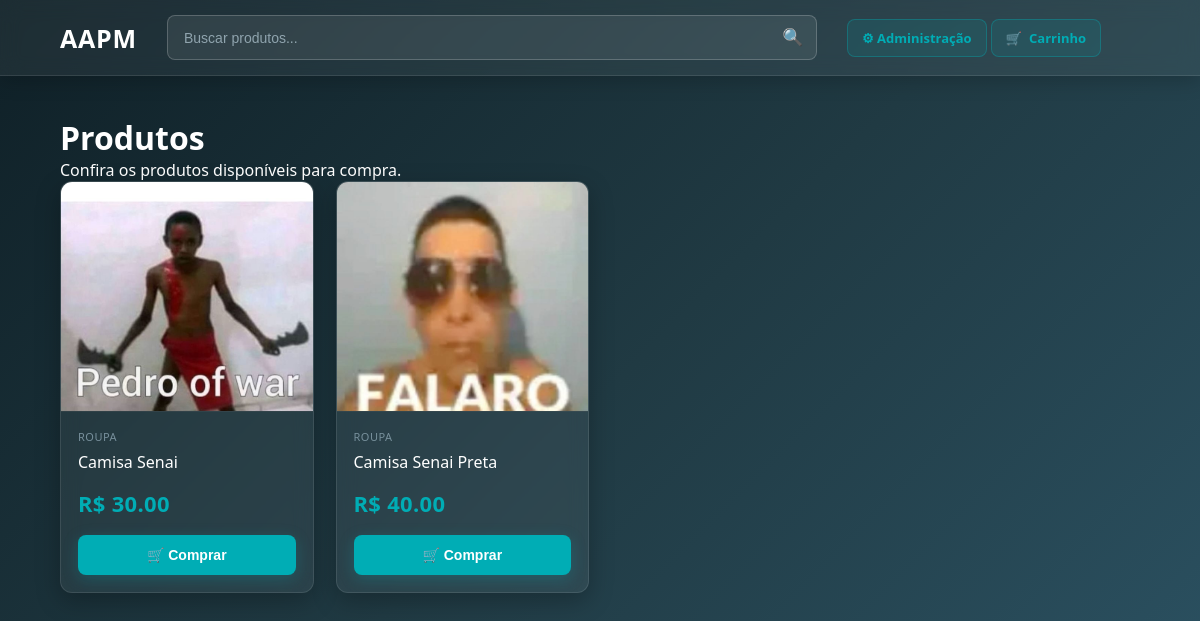
The page /produtos/ (signed in) on the database its author committed.
### app/models/produto.py (models this page shows, shortened)
class Produto(Base):
    __tablename__ = "produtos"
    id = Column(Integer, primary_key=True, autoincrement=True, index=True)
    nome = Column(String(150), nullable=False, index=True)
    preco = Column(Float, nullable=False, default=0.0)
    estoque_atual = Column(Integer, nullable=False, default=0)
    ativo = Column(Boolean, default=True)
    imagem_path = Column(String(255), nullable=True)
    categoria_id = Column(Integer, ForeignKey("categorias.id", ondelete="SET NULL"), nullable=True )
    categoria = relationship("Categoria", back_populates="produtos")

### app/models/categoria.py (models this page shows)
class Categoria(Base):
    __tablename__ = "categorias"
    id = Column(Integer, primary_key=True, autoincrement=True, index=True)
    nome = Column(String(100), nullable=False, unique=True)
    ativo = Column(Boolean, default=True)
    produtos = relationship("Produto", back_populates="categoria", lazy="select")

### app/controllers/produto_controller.py (the view)
@router.get("/")
def listar_produtos(
    request: Request,
    busca: str = "",
    categoria_id: int = 0,       # 0 = todas as categorias
    db: Session = Depends(get_db),
    usuario = Depends(get_usuario_logado)
):
    query = db.query(Produto).filter(Produto.ativo == True)
    if busca:
        query = query.filter(Produto.nome.ilike(f"%{busca}%"))
    if categoria_id:
        query = query.filter(Produto.categoria_id == categoria_id)
    produtos    = query.order_by(Produto.nome).all()
    categorias  = db.query(Categoria).filter(Categoria.ativo == True).all()
    return templates.TemplateResponse(
        request,
        "produtos/index.html",
        {
            "request":      request,
            "usuario":      usuario,
            "produtos":     produtos,
            "categorias":   categorias,
            "busca":        busca,
            "categoria_id": categoria_id,
        }
    )

### app/templates/produtos/index.html (shortened to what this page needs)
<!DOCTYPE html>
<html lang="pt-br">
<head>
    <link rel="stylesheet" href="/static/produtos-css/index.css">
</head>
<body>
    <header class="topo">
        <div class="logo">
            AAPM
        </div>
        <div class="barra-pesquisa">
            <input
                type="text"
                placeholder="Buscar produtos..."
            >
            <button>🔍</button>
        </div>
        <div class="acoes">
            <a href="/produtos/novo" class="botao-admin">
            ⚙ Administração
            </a>
            <a href="#" class="carrinho">
            🛒
            <span>Carrinho</span>
</a>
        </div>
    </header>
    <main class="container">
        <div class="titulo-pagina">
            <h1>Produtos</h1>
            <p>Confira os produtos disponíveis para compra.</p>
        </div>
<section class="produtos-grid">
    {% for produto in produtos %}
        <div class="produto-card">
            <div class="produto-imagem">
                {% if produto.imagem_path %}
                    <img
                        src="/static/{{ produto.imagem_path }}"
                        alt="{{ produto.nome }}"
                    >
                {% else %}
                    <img
                        src="/static/uploads/produto-generico.png"
                        alt="Imagem padrão"
                    >
                {% endif %}
            </div>
            <div class="produto-info">
                {% if produto.categoria %}
                    <div class="produto-categoria">
                        {{ produto.categoria.nome }}
                    </div>
                {% endif %}
                <h2 class="produto-nome">
                    {{ produto.nome }}
                </h2>
                <div class="produto-preco">
                    R$ {{ "%.2f"|format(produto.preco) }}
                </div>
                <button
                    class="botao-comprar"
                    type="button"
                >
                    🛒 Comprar
                </button>
            </div>
        </div>
    {% endfor %}
</section>
    </main>
</body>
</html>

### app/static/produtos-css/index.css (style rules this page uses)
* { margin: 0; padding: 0; box-sizing: border-box; }
body { min-height: 100vh; font-family: 'Segoe UI', Tahoma, Geneva, Verdana, sans-serif; background: linear-gradient( 135deg, #0f2027, #203a43, #2c5364 ); color: #ffffff; overflow-x: hidden; }
.topo { width: 100%; min-height: 75px; padding: 15px 5%; display: flex; align-items: center; gap: 30px; background: rgba(255, 255, 255, 0.06); backdrop-filter: blur(10px); -webkit-backdrop-filter: blur(10px); border-bottom: 1px solid rgba(255, 255, 255, 0.1); box-shadow: 0 4px 20px rgba(0, 0, 0, 0.2); position: sticky; top: 0; z-index: 100; }
.logo { font-size: 25px; font-weight: 600; letter-spacing: 0.8px; color: #ffffff; white-space: nowrap; }
.barra-pesquisa { flex: 1; max-width: 650px; height: 45px; display: flex; align-items: center; background: rgba(255, 255, 255, 0.08); border: 1px solid rgba(255, 255, 255, 0.2); border-radius: 8px; overflow: hidden; transition: all 0.3s ease; }
.barra-pesquisa input { width: 100%; height: 100%; padding: 0 16px; background: transparent; border: none; outline: none; color: #ffffff; font-size: 14px; }
.barra-pesquisa input::placeholder { color: #90a4ae; }
.barra-pesquisa button { width: 50px; height: 100%; border: none; background: transparent; color: #b0bec5; cursor: pointer; font-size: 17px; transition: all 0.3s ease; }
.carrinho { display: inline-flex; align-items: center; justify-content: center; gap: 7px; padding: 9px 14px; background: rgba(0, 173, 181, 0.12); border: 1px solid rgba(0, 173, 181, 0.35); border-radius: 8px; color: #00adb5; text-decoration: none; font-size: 13px; font-weight: 600; white-space: nowrap; transition: all 0.3s ease; }
.botao-admin { display: inline-flex; align-items: center; justify-content: center; padding: 9px 14px; background: rgba(0, 173, 181, 0.12); border: 1px solid rgba(0, 173, 181, 0.35); border-radius: 8px; color: #00adb5; text-decoration: none; font-size: 13px; font-weight: 600; white-space: nowrap; transition: all 0.3s ease; }
.container { width: 90%; max-width: 1400px; margin: 40px auto; }
.produtos-grid { display: grid; grid-template-columns: repeat( auto-fill, minmax(220px, 1fr) ); gap: 22px; }
.produto-card { display: flex; flex-direction: column; overflow: hidden; background: rgba(255, 255, 255, 0.06); backdrop-filter: blur(10px); -webkit-backdrop-filter: blur(10px); border: 1px solid rgba(255, 255, 255, 0.1); border-radius: 12px; box-shadow: 0 8px 25px rgba(0, 0, 0, 0.25); transition: transform 0.3s ease, border-color 0.3s ease, box-shadow 0.3s ease; }
.produto-imagem { width: 100%; height: 230px; display: flex; align-items: center; justify-content: center; overflow: hidden; background: rgba(0, 0, 0, 0.15); border-bottom: 1px solid rgba(255, 255, 255, 0.08); }
.produto-imagem img { width: 100%; height: 100%; object-fit: cover; transition: transform 0.4s ease; }
.produto-info { padding: 17px; display: flex; flex-direction: column; flex: 1; }
.produto-categoria { margin-bottom: 7px; color: #78909c; font-size: 11px; font-weight: 500; text-transform: uppercase; letter-spacing: 0.5px; }
.produto-nome { margin-bottom: 15px; color: #ffffff; font-size: 16px; font-weight: 500; line-height: 1.4; display: -webkit-box; -webkit-line-clamp: 2; -webkit-box-orient: vertical; overflow: hidden; }
.produto-preco { margin-bottom: 17px; color: #00adb5; font-size: 22px; font-weight: 600; letter-spacing: 0.3px; }
.botao-comprar { width: 100%; padding: 12px; margin-top: auto; display: flex; align-items: center; justify-content: center; gap: 6px; background: #00adb5; color: #ffffff; border: none; border-radius: 8px; text-decoration: none; font-size: 14px; font-weight: 600; cursor: pointer; box-shadow: 0 4px 15px rgba(0, 173, 181, 0.25); transition: all 0.3s ease; }

### rows shown on the page
Produto: imagem_path (picture), categoria.nome "ROUPA", nome "Camisa Senai", preco "30.00"
Produto: imagem_path (picture), categoria.nome "ROUPA", nome "Camisa Senai Preta", preco "40.00"
